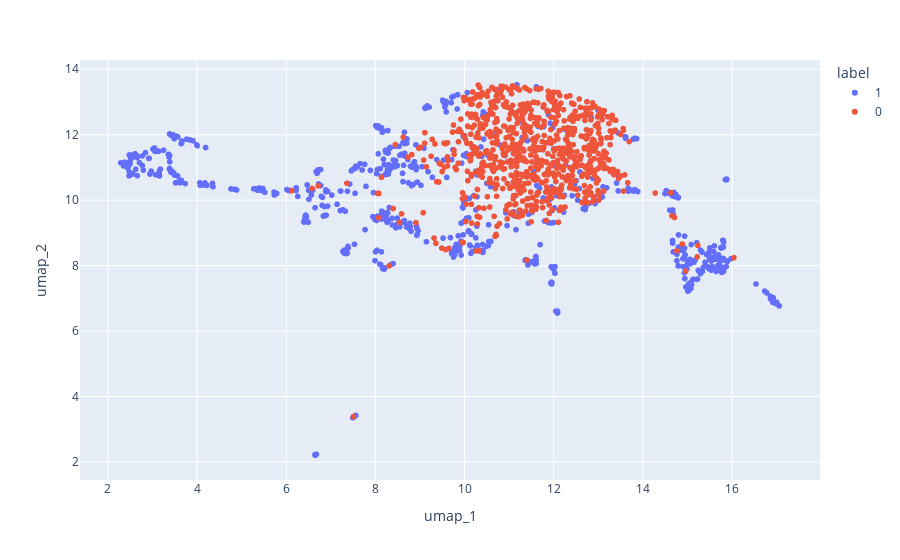

The notebook cell saved with this chart:
### Code cell
from umap import UMAP

umap = UMAP(n_components=2)
X_umap = umap.fit_transform(X)

df_peptides_umap = pd.DataFrame(X_umap, columns=['umap_1', 'umap_2'])
df_peptides_umap['label'] = y.astype(str)

ex.scatter(df_peptides_umap, x='umap_1', y='umap_2', color='label')

### Figure 1 — Plotly figure (JSON) as saved in the notebook; plotly's stock layout.template omitted (floating-point values rounded to 4 significant figures; data arrays with more than 128 entries replaced by an {"elided": "..."} marker saying what was removed)
{"data": [{"hovertemplate": "label=1<br>umap_1=%{x}<br>umap_2=%{y}<extra></extra>", "legendgroup": "1", "marker": {"color": "#636efa", "symbol": "circle"}, "mode": "markers", "name": "1", "showlegend": true, "type": "scattergl", "x": {"elided": "776 float values"}, "xaxis": "x", "y": {"elided": "776 float values"}, "yaxis": "y"}, {"hovertemplate": "label=0<br>umap_1=%{x}<br>umap_2=%{y}<extra></extra>", "legendgroup": "0", "marker": {"color": "#EF553B", "symbol": "circle"}, "mode": "markers", "name": "0", "showlegend": true, "type": "scattergl", "x": {"elided": "776 float values"}, "xaxis": "x", "y": {"elided": "776 float values"}, "yaxis": "y"}], "layout": {"legend": {"title": {"text": "label"}, "tracegroupgap": 0}, "margin": {"t": 60}, "xaxis": {"anchor": "y", "domain": [0, 1], "title": {"text": "umap_1"}}, "yaxis": {"anchor": "x", "domain": [0, 1], "title": {"text": "umap_2"}}}}
